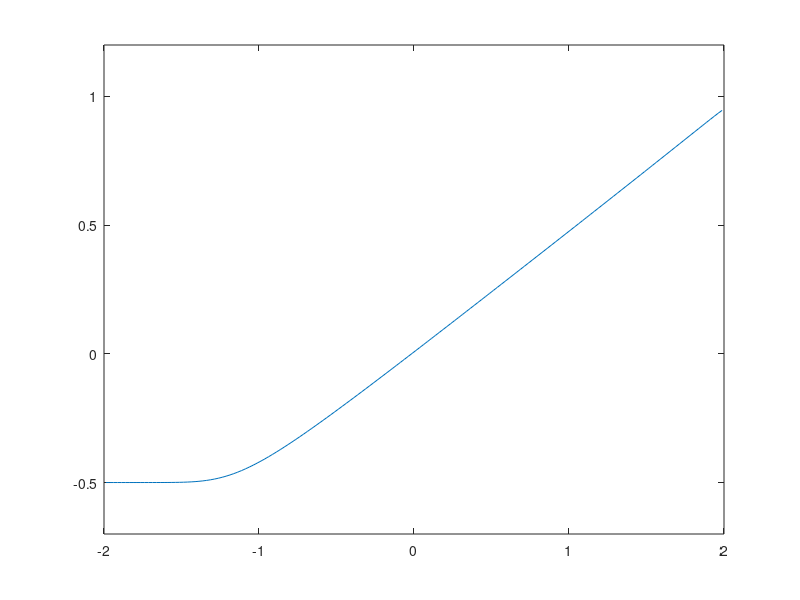

The MATLAB script that drew this image:
%%% Burger's Equation Solver Using Finite Difference with Lax-Friedrich's
%%% flux with periodic boundary conditions

clear
close all
format long
clc

%%%%%%%%%%%%%%%%%%%%%%%%%%%%%%
%% Settings %%
% Final time
T = 2;

% Spatial grid discretization
N = 160;

% CFL condition setting
omega = 0.9;

% Initial conditions and BC
a = -2;
b = 2;
l = -0.5;
r = 1;
%%%%%%%%%%%%%%%%%%%%%%%%%%%%%%

%% Setup %%
% Construct grid
h = (b-a)/N;
x = linspace(a+h/2,b-h/2,N);

% Initialize time variable
t = 0;

% Compute initial conditions
U = zeros(N,1);
for i = 1:N
	if x(i) < 0
		U(i) = l;
	else
		U(i) = r;
	end
end

% Begin time iteration
% plot(x,U)
% pause(1)
while t < T
	% Store previous step
	U0 = U;
	
	% Compute alpha
	alpha = max(U0);
	
	% Modify time step
	k = (h/alpha)*omega;
	k = T/(floor(T/k)+1);
	
	% Compute left endpoint
	if U0(1) >= 0
		uMinus = l;
	else
		uMinus = U0(1);
	end
	fplus = (1/2)*((U0(1)^2)/2 + (U0(2)^2)/2 - alpha*(U0(2) - U0(1)));
	fminus = (1/2)*((uMinus^2)/2 + (U0(1)^2)/2 - alpha*(U0(1) - uMinus));
	U(1) = U0(1) - (k/h)*(fplus - fminus);
	
	% Copmute intermediate points
	for j = 2:N-1
		fplus = (1/2)*((U0(j)^2)/2 + (U0(j+1)^2)/2 - alpha*(U0(j+1) - U0(j)));
		fminus = (1/2)*((U0(j-1)^2)/2 + (U0(j)^2)/2 - alpha*(U0(j) - U0(j-1)));
		U(j) = U0(j) - (k/h)*(fplus - fminus);
	end
	
	% Compute right endpoint
	if U0(1) <= 0
		uPlus = r;
	else
		uPlus = U0(N);
	end
	fplus = (1/2)*((U0(N)^2)/2 + (uPlus^2)/2 - alpha*(uPlus - U0(N)));
	fminus = (1/2)*((U0(N-1)^2)/2 + (U0(N)^2)/2 - alpha*(U0(N) - U0(N-1)));
	U(N) = U0(N) - (k/h)*(fplus - fminus);
	
	t = t + k;
	
	plot(x,U)
	ylim([-0.7,1.2])
	pause(0.01)
end
%%%%%%%%%%%%%%%%%%%%%%%%%%%

